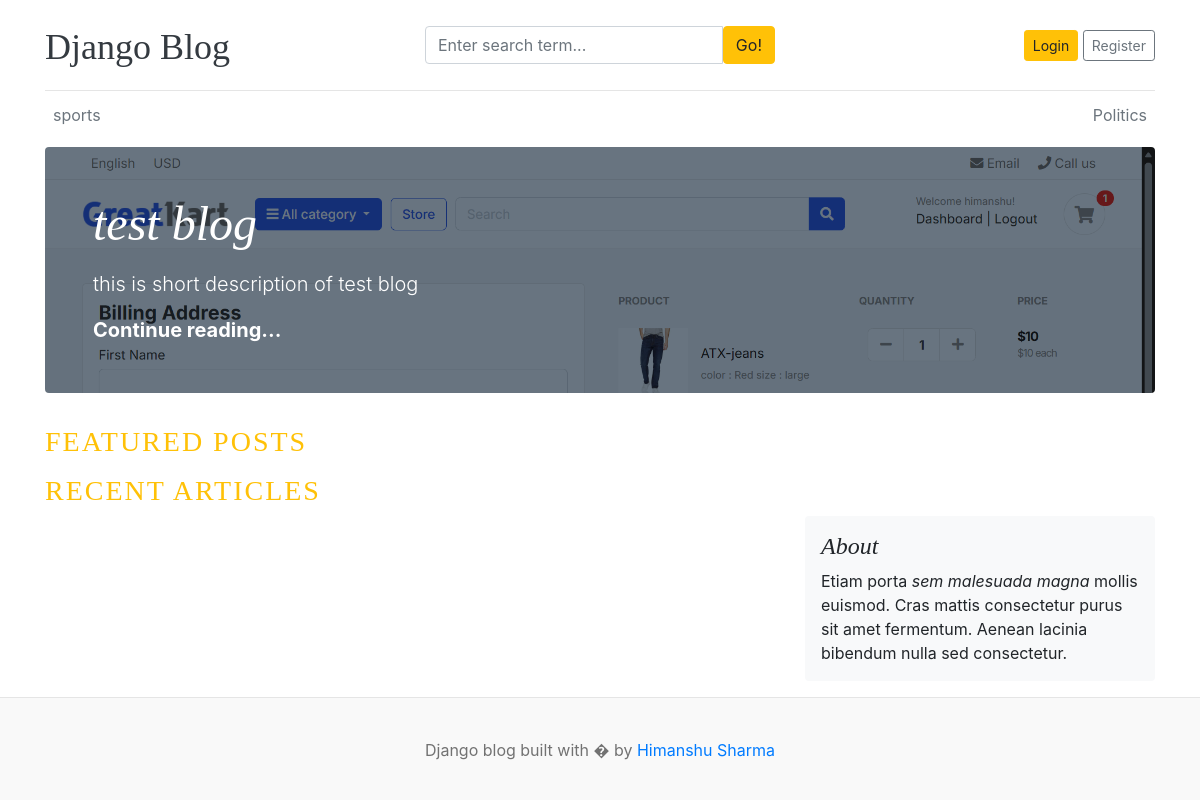
The app's page /, older data.
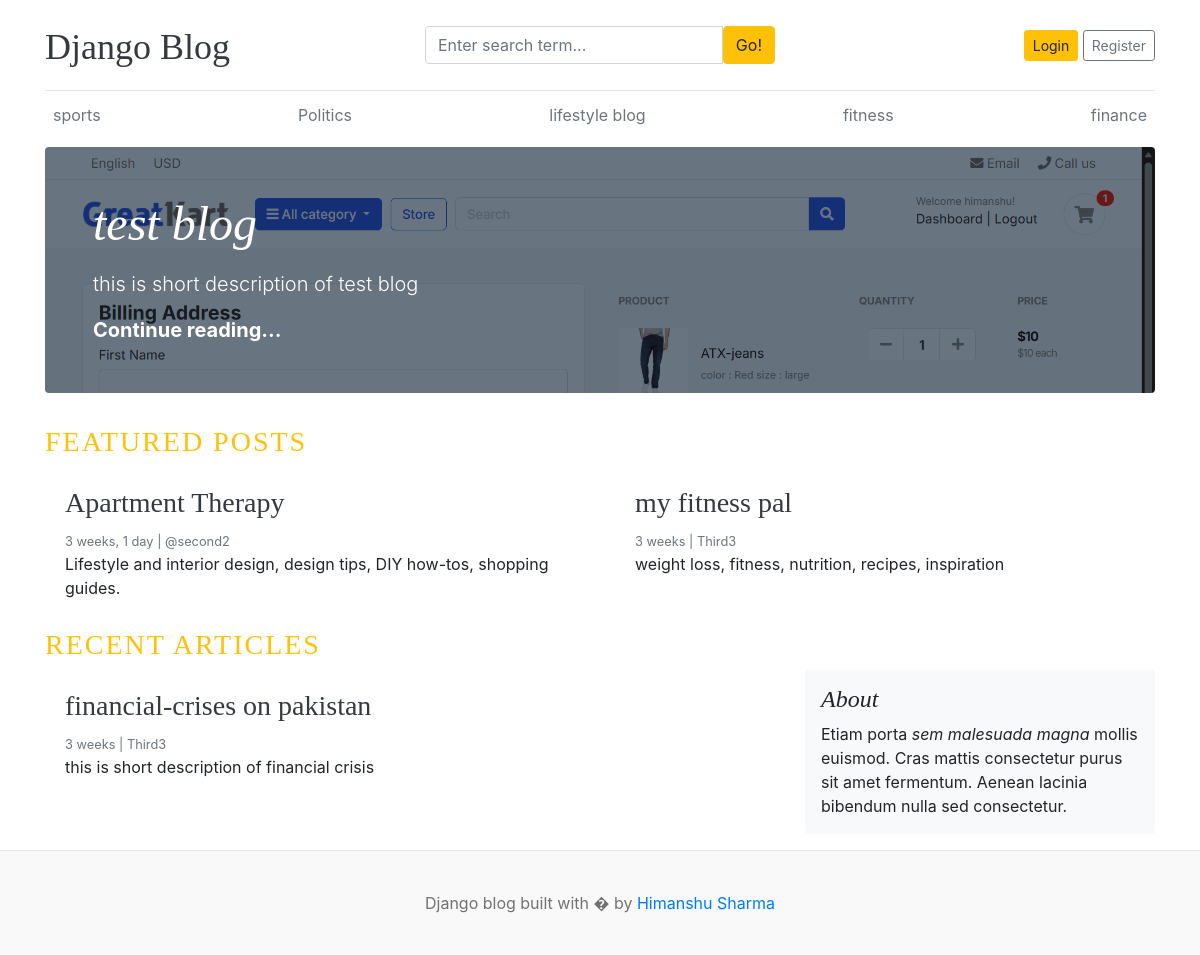
The same page, newer data.
### blogs/models.py (models this page shows, shortened)
class Category(models.Model):
    category_name = models.CharField(max_length=50, unique=True)
    created_at = models.DateTimeField(auto_now_add=True)
    updated_at = models.DateTimeField(auto_now=True)
    class Meta:
        verbose_name_plural = 'categories'

class Blog(models.Model):
    title = models.CharField(max_length=100)
    slug = AutoSlugField(populate_from='title', unique=True, max_length=150)
    category = models.ForeignKey(Category, on_delete=models.CASCADE)
    author = models.ForeignKey(User, on_delete=models.CASCADE)
    featured_image = models.ImageField(upload_to='uploads/%Y/%m/%d')
    short_description = models.TextField(max_length=500)
    blog_body = models.TextField(max_length=2000)
    status = models.CharField(choices=STATUS_CHOICES, default = 'Draft')
    is_featured = models.BooleanField(default = False)
    created_at = models.DateTimeField(auto_now_add=True)
    updated_at = models.DateTimeField(auto_now=True)

### blog_main/views.py (the view)
# urls.py: 2. Add a URL to urlpatterns:  path('', views.home, name='home')
def home(request):
    featured_post = Blog.objects.filter(is_featured=True).order_by('-updated_at')
    posts = Blog.objects.filter(is_featured=False, status = 'Published')
    context = {
        'featured_post':featured_post,
        'posts':posts,
    }
    return render(request, 'home.html', context)

### blogs/context_processors.py (called while the page is built)
def get_categories(request):
    categories = Category.objects.all()
    return dict(categories=categories)

def get_social_link(request):
    social_link = SocialLink.objects.all()
    return dict(social_link = social_link )

### templates/home.html (shortened to what this page needs)
{% extends 'base.html'%}
{% block content %}
{% for featured in featured_post %}
  {% if forloop.first %}
  <div class="jumbotron p-3 p-md-5 text-white rounded bg-dark" style="background-image: url({{featured.featured_image.url}});background-blend-mode: overlay;background-size:cover;">
      <div class="col-md-8 px-0">
        <h1 class="display-4 font-italic">{{featured.title}}</h1>
        <p class="lead my-3">{{featured.short_description}}</p>
        {% if featured.slug %}
        <p class="lead mb-0"><a href="{% url 'blogs' featured.slug %}" class="text-white font-weight-bold">Continue reading...</a></p>
        {% else %}
        <p class="lead mb-0"><a href="#" class="text-white font-weight-bold">Continue reading...</a></p>
        {% endif %}
      </div>
    </div>
  {% endif %}
{% endfor %}
<h3 class='text-uppercase text-warning' style='letter-spacing: 2px;'>Featured Posts</h3>
  <div class="row mb-2">
    {% for post in featured_post %}
    {% if not forloop.first%}
    <div class="col-md-6">
      <div class="card border-0" >
        <div class="card-body">
          {% if post.slug %}
          <h3><a href="{% url 'blogs' post.slug %}" class='text-dark'>{{post.title}}</a></h3>
          {% else %}
          <h3>{{post.title}}</h3>
          {% endif %}
          <small class="mb-1 text-muted">{{post.created_at | timesince}} | {{post.author}}</small>
          <p class="card-text">{{post.short_description | truncatewords:10}}</p>
        </div>
      </div>
    </div>
    {% endif %}
    {% endfor %}
  </div>
  <h3 class='text-uppercase text-warning' style='letter-spacing: 2px;'>Recent Articles</h3>
  <main role="main" class="container p-0">
    <div class="row">
      <div class="col-md-8 blog-main">
        {% for post in posts%}
          <div class="card border-0" >
            <div class="card-body">
                  {% if post.slug %}
                  <h3><a href="{% url 'blogs' post.slug %}" class='text-dark'>{{post.title}}</a></h3>
                  {% else %}
                  <h3>{{post.title}}</h3>
                  {% endif %}
              <small class="mb-1 text-muted">{{post.created_at | timesince}} | {{post.author}}</small>
              <p class="card-text">{{post.short_description}}</p>
            </div>
          </div>
        {% endfor%}
      </div>
      <aside class="col-md-4 blog-sidebar">
        <div class="p-3 mb-3 bg-light rounded">
          <h4 class="font-italic">About</h4>
          <p class="mb-0">Etiam porta <em>sem malesuada magna</em> mollis euismod. Cras mattis consectetur purus sit amet fermentum. Aenean lacinia bibendum nulla sed consectetur.</p>
        </div>
      </aside>
    </div>
  </main>
</div>
{% endblock %}

### templates/base.html (shortened to what this page needs)
{% load static%}
<!DOCTYPE html>
<html lang="en">
<head>
    <link href="https://getbootstrap.com/docs/4.0/dist/css/bootstrap.min.css" rel="stylesheet">
    <link href="{% static 'css/blog.css'%}" rel="stylesheet">
    <link rel="stylesheet" href="https://cdnjs.cloudflare.com/ajax/libs/font-awesome/4.7.0/css/font-awesome.min.css">
  </head>
<body>
    <div class="container">
      <header class="blog-header py-3">
        <div class="row flex-nowrap justify-content-between align-items-center">
          <div class="col-4 pt-1">
            <a class="blog-header-logo text-dark" href="/">Django Blog</a>
          </div>
          <div class='col-4'>
            <form action="{% url 'search' %}" method ='GET'>
              <div class="input-group">
                  <input class="form-control" type="text" name='keyword' value="{{keyword}}" placeholder="Enter search term..." aria-label="Enter search term..." aria-describedby="button-search" />
                  <button type='submit' class="btn btn-warning" id="button-search" type="button">Go!</button>
              </div>
            </form>
          </div>
          <div class="col-4 d-flex justify-content-end align-items-center">
            {% if user.is_authenticated %}
              <span><a href="{% url 'dashboard:dashboard' %}">Dashboard</span>
              &emsp;
              <span><a href="{% url 'logout' %}"> Logout</span>
            {% else %}
              <a class="btn btn-sm btn-warning" href="{% url 'login'%}">Login</a> &nbsp;
              <a class="btn btn-sm btn-outline-secondary" href="{% url 'register' %}">Register</a>
            {% endif %}
          </div>
        </div>
      </header>
      <div class="nav-scroller py-1 mb-2">
        <nav class="nav d-flex justify-content-between">
          {% for category in categories %}
          <a class="p-2 text-muted" href="{% url 'posts_by_category' category.id %}">{{category.category_name}}</a>
          {% endfor %}
        </nav>
      </div>
{% block content %}
{% endblock%}
<footer class="blog-footer">
  <p>Django blog built with � by <a href="#">Himanshu Sharma</a></p>
</footer>
</body>
</html>

Row changes from the older to the newer data that the page shows:
added Category: category_name "lifestyle blog"
added Category: category_name "fitness"
added Category: category_name "finance"
added Blog: title "Apartment Therapy", created_at "3 weeks, 1 day", author "@second2", short_description "Lifestyle and interior design, design tips, DIY how-tos, shopping guides.", shown under "FEATURED POSTS"
added Blog: title "my fitness pal", created_at "3 weeks", author "Third3", short_description "weight loss, fitness, nutrition, recipes, inspiration", shown under "FEATURED POSTS"
added Blog: title "financial-crises on pakistan", created_at "3 weeks", author "Third3", short_description "this is short description of financial crisis", shown under "RECENT ARTICLES"
